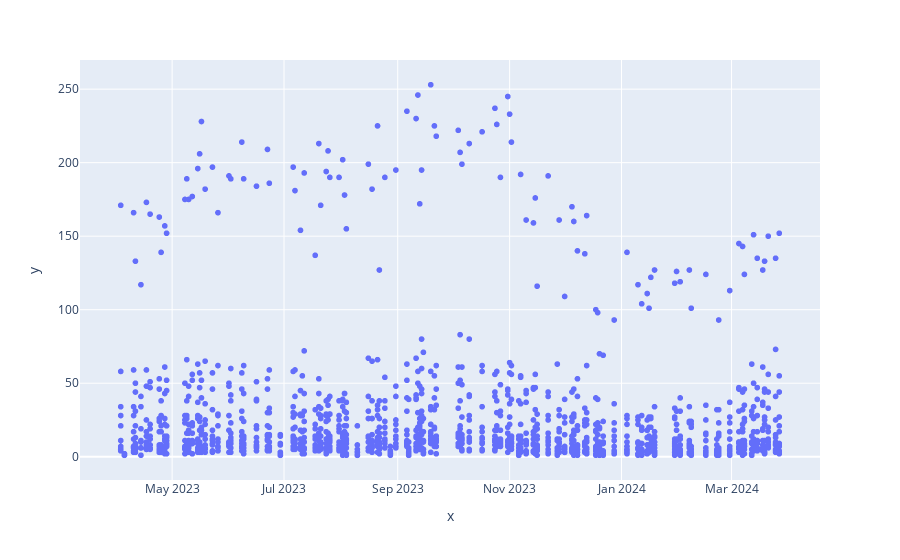

Write notebook code for a chart like this one.
### Code cell
import plotly.express as px

fig = px.scatter(x = temp_df_work['기준_날짜'], y = temp_df_work['전체_건수'])

fig.show()

### Figure 1 — Plotly figure (JSON) as saved in the notebook; plotly's stock layout.template omitted (floating-point values rounded to 4 significant figures; data arrays with more than 128 entries replaced by an {"elided": "..."} marker saying what was removed)
{"data": [{"hovertemplate": "x=%{x}<br>y=%{y}<extra></extra>", "legendgroup": "", "marker": {"color": "#636efa", "symbol": "circle"}, "mode": "markers", "name": "", "showlegend": false, "type": "scattergl", "x": {"elided": "1498 str values"}, "xaxis": "x", "y": {"elided": "1498 int values"}, "yaxis": "y"}], "layout": {"legend": {"tracegroupgap": 0}, "margin": {"t": 60}, "xaxis": {"anchor": "y", "domain": [0, 1], "title": {"text": "x"}}, "yaxis": {"anchor": "x", "domain": [0, 1], "title": {"text": "y"}}}}
